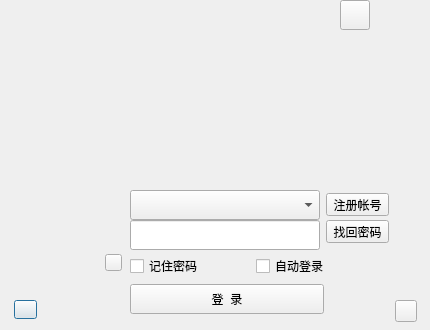
<?xml version="1.0" encoding="UTF-8"?>
<ui version="4.0">
 <class>LoginWindow</class>
 <widget class="QDialog" name="LoginWindow">
  <property name="geometry">
   <rect>
    <x>0</x>
    <y>0</y>
    <width>430</width>
    <height>330</height>
   </rect>
  </property>
  <property name="minimumSize">
   <size>
    <width>430</width>
    <height>330</height>
   </size>
  </property>
  <property name="maximumSize">
   <size>
    <width>430</width>
    <height>330</height>
   </size>
  </property>
  <property name="windowTitle">
   <string>Dialog</string>
  </property>
  <property name="locale">
   <locale language="English" country="UnitedStates"/>
  </property>
  <widget class="QComboBox" name="accountComboBox">
   <property name="geometry">
    <rect>
     <x>130</x>
     <y>190</y>
     <width>190</width>
     <height>30</height>
    </rect>
   </property>
   <property name="sizePolicy">
    <sizepolicy hsizetype="Fixed" vsizetype="Fixed">
     <horstretch>0</horstretch>
     <verstretch>0</verstretch>
    </sizepolicy>
   </property>
   <property name="minimumSize">
    <size>
     <width>190</width>
     <height>30</height>
    </size>
   </property>
   <property name="maximumSize">
    <size>
     <width>190</width>
     <height>30</height>
    </size>
   </property>
   <property name="focusPolicy">
    <enum>Qt::WheelFocus</enum>
   </property>
   <property name="contextMenuPolicy">
    <enum>Qt::NoContextMenu</enum>
   </property>
   <property name="accessibleName">
    <string>login_username</string>
   </property>
   <property name="locale">
    <locale language="Chinese" country="China"/>
   </property>
   <property name="editable">
    <bool>false</bool>
   </property>
   <property name="insertPolicy">
    <enum>QComboBox::NoInsert</enum>
   </property>
  </widget>
  <widget class="QLineEdit" name="passwordEdit">
   <property name="geometry">
    <rect>
     <x>130</x>
     <y>220</y>
     <width>190</width>
     <height>30</height>
    </rect>
   </property>
   <property name="sizePolicy">
    <sizepolicy hsizetype="Fixed" vsizetype="Fixed">
     <horstretch>0</horstretch>
     <verstretch>0</verstretch>
    </sizepolicy>
   </property>
   <property name="minimumSize">
    <size>
     <width>190</width>
     <height>30</height>
    </size>
   </property>
   <property name="maximumSize">
    <size>
     <width>190</width>
     <height>30</height>
    </size>
   </property>
   <property name="contextMenuPolicy">
    <enum>Qt::DefaultContextMenu</enum>
   </property>
   <property name="echoMode">
    <enum>QLineEdit::Password</enum>
   </property>
  </widget>
  <widget class="QCheckBox" name="rememberPsd">
   <property name="geometry">
    <rect>
     <x>130</x>
     <y>258</y>
     <width>71</width>
     <height>16</height>
    </rect>
   </property>
   <property name="text">
    <string>记住密码</string>
   </property>
  </widget>
  <widget class="QCheckBox" name="autoLogin">
   <property name="geometry">
    <rect>
     <x>256</x>
     <y>258</y>
     <width>71</width>
     <height>16</height>
    </rect>
   </property>
   <property name="text">
    <string>自动登录</string>
   </property>
  </widget>
  <widget class="QPushButton" name="loginButton">
   <property name="geometry">
    <rect>
     <x>130</x>
     <y>284</y>
     <width>194</width>
     <height>30</height>
    </rect>
   </property>
   <property name="minimumSize">
    <size>
     <width>194</width>
     <height>30</height>
    </size>
   </property>
   <property name="maximumSize">
    <size>
     <width>194</width>
     <height>30</height>
    </size>
   </property>
   <property name="focusPolicy">
    <enum>Qt::NoFocus</enum>
   </property>
   <property name="text">
    <string>登  录</string>
   </property>
  </widget>
  <widget class="QPushButton" name="moreAccountLogin">
   <property name="geometry">
    <rect>
     <x>14</x>
     <y>300</y>
     <width>23</width>
     <height>19</height>
    </rect>
   </property>
   <property name="minimumSize">
    <size>
     <width>23</width>
     <height>19</height>
    </size>
   </property>
   <property name="maximumSize">
    <size>
     <width>23</width>
     <height>19</height>
    </size>
   </property>
   <property name="text">
    <string/>
   </property>
  </widget>
  <widget class="QPushButton" name="loginState">
   <property name="geometry">
    <rect>
     <x>105</x>
     <y>254</y>
     <width>17</width>
     <height>17</height>
    </rect>
   </property>
   <property name="minimumSize">
    <size>
     <width>17</width>
     <height>17</height>
    </size>
   </property>
   <property name="maximumSize">
    <size>
     <width>17</width>
     <height>17</height>
    </size>
   </property>
   <property name="text">
    <string/>
   </property>
   <property name="iconSize">
    <size>
     <width>18</width>
     <height>18</height>
    </size>
   </property>
  </widget>
  <widget class="QPushButton" name="pButtonRegistAccount">
   <property name="geometry">
    <rect>
     <x>326</x>
     <y>193</y>
     <width>63</width>
     <height>23</height>
    </rect>
   </property>
   <property name="text">
    <string>注册帐号</string>
   </property>
  </widget>
  <widget class="QPushButton" name="pButtonForgetPassword">
   <property name="geometry">
    <rect>
     <x>326</x>
     <y>220</y>
     <width>63</width>
     <height>23</height>
    </rect>
   </property>
   <property name="text">
    <string>找回密码</string>
   </property>
  </widget>
  <widget class="QLabel" name="userHead">
   <property name="geometry">
    <rect>
     <x>40</x>
     <y>190</y>
     <width>80</width>
     <height>80</height>
    </rect>
   </property>
   <property name="minimumSize">
    <size>
     <width>80</width>
     <height>80</height>
    </size>
   </property>
   <property name="maximumSize">
    <size>
     <width>80</width>
     <height>80</height>
    </size>
   </property>
   <property name="text">
    <string/>
   </property>
  </widget>
  <widget class="QPushButton" name="pButtongFlicker">
   <property name="geometry">
    <rect>
     <x>395</x>
     <y>300</y>
     <width>22</width>
     <height>22</height>
    </rect>
   </property>
   <property name="sizePolicy">
    <sizepolicy hsizetype="Minimum" vsizetype="Fixed">
     <horstretch>0</horstretch>
     <verstretch>0</verstretch>
    </sizepolicy>
   </property>
   <property name="minimumSize">
    <size>
     <width>22</width>
     <height>22</height>
    </size>
   </property>
   <property name="maximumSize">
    <size>
     <width>22</width>
     <height>22</height>
    </size>
   </property>
   <property name="text">
    <string/>
   </property>
  </widget>
  <widget class="QPushButton" name="pButtonArrow">
   <property name="geometry">
    <rect>
     <x>340</x>
     <y>0</y>
     <width>30</width>
     <height>30</height>
    </rect>
   </property>
   <property name="sizePolicy">
    <sizepolicy hsizetype="Minimum" vsizetype="Fixed">
     <horstretch>0</horstretch>
     <verstretch>0</verstretch>
    </sizepolicy>
   </property>
   <property name="minimumSize">
    <size>
     <width>30</width>
     <height>30</height>
    </size>
   </property>
   <property name="maximumSize">
    <size>
     <width>30</width>
     <height>30</height>
    </size>
   </property>
   <property name="text">
    <string/>
   </property>
  </widget>
  <zorder>userHead</zorder>
  <zorder>loginState</zorder>
  <zorder>accountComboBox</zorder>
  <zorder>passwordEdit</zorder>
  <zorder>rememberPsd</zorder>
  <zorder>autoLogin</zorder>
  <zorder>loginButton</zorder>
  <zorder>moreAccountLogin</zorder>
  <zorder>pButtonRegistAccount</zorder>
  <zorder>pButtonForgetPassword</zorder>
  <zorder>pButtongFlicker</zorder>
  <zorder>pButtonArrow</zorder>
 </widget>
 <resources/>
 <connections/>
</ui>
